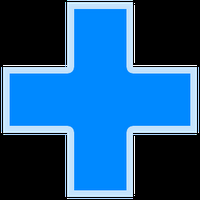
#> input picture bixi_vision/src/bixi_vision/image/bluecross.png, 200 x 200 px
$ python cross_detector.py   (older library calls are emulated)
#> lines starting #> are read from the running program, lines starting #| are printed output that depends on the picture; after the words box and inside, x2 and y2 are one past the last pixel; in counts of white or black regions, pixels touching at a corner belong together
#> further down, img is the input picture: shape (200, 200, 3); mean B, G, R 140.3, 88.9, 29.2
### bixi_vision/src/bixi_vision/cv_utils.py
#! /usr/bin/env python
""" utility function for object detection
author: ren ye
changelog:
(2017-01-29) init
"""

import cv2
import numpy as np

# calibrated by palette
lower_red1 = np.array([0, 90, 90])
upper_red1 = np.array([25, 255, 255])
lower_red2 = np.array([175, 90, 90])
upper_red2 = np.array([255, 255, 255])
lower_blue = np.array([85, 90, 90])
upper_blue = np.array([130, 255, 255])
lower_green = np.array([25, 50, 75])
upper_green = np.array([75, 255, 255])


# void function for edge detector
def nothing(x):
    pass


# #### canny edge function ####
def canny_masking(hsv_mask, threshold1=100, threshold2=200, is_dynamic=False):
    """ take a mask and return an edge """
    if is_dynamic:  # with track bar
        # create trackbar on the window
        canny_hough_trackwindow(threshold1, threshold2)
        while (1):
            threshold1 = cv2.getTrackbarPos('Th_min', 'edge')
            threshold2 = cv2.getTrackbarPos('Th_max', 'edge')
            # find canny edge
            mask = cv2.Canny(hsv_mask, threshold1, threshold2,
                             L2gradient=True)
            # show the edge
            cv2.imshow("edge", mask)
            k = cv2.waitKey(1) & 0xFF
            if k == 27:
                break
    else:  # with predefined thresholds
        mask = cv2.Canny(hsv_mask, threshold1, threshold2,
                         L2gradient=True)
    return mask, threshold1, threshold2


# [99 lines left out: function hough_line_detection, not called in this run]


def canny_hough_trackwindow(threshold1=None, threshold2=None,
                            thresholdHough=None, minLineLength=None,
                            maxLineGap=None):
    """create track window for canny and hough"""
    # debugging use for user to dynamic change the thresholds
    if threshold1 is None:
        threshold1 = 100
    if threshold2 is None:
        threshold2 = 200
    if thresholdHough is None:
        thresholdHough = 40
    if minLineLength is None:
        minLineLength = 10
    if maxLineGap is None:
        maxLineGap = 5

    cv2.namedWindow("edge")
    cv2.createTrackbar('Th_min', 'edge', threshold1, 255, nothing)
    cv2.createTrackbar('Th_max', 'edge', threshold2, 255, nothing)
    cv2.createTrackbar('Th_Hough', 'edge', thresholdHough, 200, nothing)
    cv2.createTrackbar('min_Linelength_Hough', 'edge', minLineLength,
                       200, nothing)
    cv2.createTrackbar('max_Linegap', 'edge', maxLineGap, 100, nothing)


# #### hsv ####
def hsv_trackwindow(colorname="blue"):
    """ tracked window for hsv thresholding """

    # convert to hsv and do color filtering
    cv2.namedWindow("hsv")
    if colorname == 'blue':
        cv2.createTrackbar('Hl', 'hsv', lower_blue[0], 255, nothing)
        cv2.createTrackbar('Hu', 'hsv', upper_blue[0], 255, nothing)
        cv2.createTrackbar('Sl', 'hsv', lower_blue[1], 255, nothing)
        cv2.createTrackbar('Su', 'hsv', upper_blue[1], 255, nothing)
        cv2.createTrackbar('Vl', 'hsv', lower_blue[2], 255, nothing)
        cv2.createTrackbar('Vu', 'hsv', upper_blue[2], 255, nothing)
    elif colorname == 'red':
        cv2.createTrackbar('Hl', 'hsv', lower_red1[0], 255, nothing)
        cv2.createTrackbar('Hu', 'hsv', upper_red1[0], 255, nothing)
        cv2.createTrackbar('Sl', 'hsv', lower_red1[1], 255, nothing)
        cv2.createTrackbar('Su', 'hsv', upper_red1[1], 255, nothing)
        cv2.createTrackbar('Vl', 'hsv', lower_red1[2], 255, nothing)
        cv2.createTrackbar('Vu', 'hsv', upper_red1[2], 255, nothing)
    elif colorname == 'green':
        cv2.createTrackbar('Hl', 'hsv', lower_green[0], 255, nothing)
        cv2.createTrackbar('Hu', 'hsv', upper_green[0], 255, nothing)
        cv2.createTrackbar('Sl', 'hsv', lower_green[1], 255, nothing)
        cv2.createTrackbar('Su', 'hsv', upper_green[1], 255, nothing)
        cv2.createTrackbar('Vl', 'hsv', lower_green[2], 255, nothing)
        cv2.createTrackbar('Vu', 'hsv', upper_green[2], 255, nothing)


def hsv_masking(img, colorname="blue", is_dynamic=False):
    """ masking color image by color """
#> called with colorname = 'blue', is_dynamic = True

    # convert from BGR to HSV
    img_hsv = cv2.cvtColor(img, cv2.COLOR_BGR2HSV)
#> img_hsv: shape (200, 200, 3); mean H, S, V 56.7, 111.2, 140.3
    if is_dynamic:  # with trackbar
        hsv_trackwindow(colorname)
        while (1):
            hsv_mask = cv2.inRange(img_hsv,
                                   np.array([cv2.getTrackbarPos('Hl', 'hsv'),
                                             cv2.getTrackbarPos('Sl', 'hsv'),
                                             cv2.getTrackbarPos('Vl', 'hsv')]),
                                   np.array([cv2.getTrackbarPos('Hu', 'hsv'),
                                             cv2.getTrackbarPos('Su', 'hsv'),
                                             cv2.getTrackbarPos('Vu', 'hsv')]))
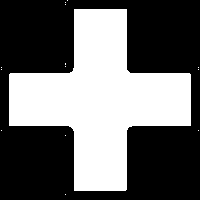
#> hsv_mask: shape (200, 200); 41.3% white; 14 white regions (13 under 20 px), largest, box (x1, y1, x2, y2) and area: (9, 9, 191, 191) 16516

            cv2.imshow("hsv", hsv_mask)
            k = cv2.waitKey(1) & 0xFF
#> (key Esc is pressed here)
#> in canny_masking, `mask = cv2.Canny(hsv_mask, threshold1, threshold2, L2gradient=True)`:
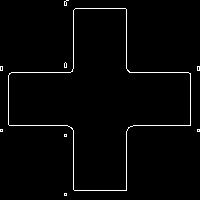
#> mask: shape (200, 200); 2% white in thin lines or dots
#> (key Esc is pressed here)
            if k == 27:
                break
    else:  # predefined color
        if colorname == "blue":
            hsv_mask = cv2.inRange(img_hsv, lower_blue, upper_blue)
        elif colorname == "green":
            hsv_mask = cv2.inRange(img_hsv, lower_green, upper_green)
        elif colorname == "red":
            hsv_mask = cv2.inRange(img_hsv, lower_red1, upper_red1) + \
                cv2.inRange(img_hsv, lower_red2, upper_red2)
        cv2.imshow("hsv", hsv_mask)
    return hsv_mask


# #### contour detector ####
def find_contour(img, mask, is_max=True):
    """ find contours and moments for the edge """
#> called with is_max = True
    # find all contours
    hierarchy, contours, _ = cv2.findContours(mask.copy(), cv2.RETR_EXTERNAL,
                                              cv2.CHAIN_APPROX_SIMPLE)
#> contours = 9 contours, 8 with area under 20; largest, box (x1, y1, x2, y2) and area: (8, 8, 191, 191) 16516

    # save the moments
    features = {"area": list(),
                "arclength": list(),
                "M": list(),
                "mass_center": list(),
                "aspect_ratio": list(),
                "rect_area": list(),
                "extent": list(),
                "circle_center": list(),
                "solidity": list()}
    for i, cnt in enumerate(contours):
        print 'no: ', i
        # area and perimeter
        features["area"].append(cv2.contourArea(cnt))
        print 'area: ', features["area"][i]
        features["arclength"].append(cv2.arcLength(cnt, True))
        print 'arc length: ', features["arclength"][i]
        # centroid
        features["M"].append(cv2.moments(cnt))
        centroid_x = int(features["M"][i]['m10'] / features["M"][i]['m00'])
        centroid_y = int(features["M"][i]['m01'] / features["M"][i]['m00'])
        features["mass_center"].append((centroid_x, centroid_y))
        print 'centroid: ', features["mass_center"][i]
        # draw the mass center
        cv2.circle(img, features["mass_center"][i], 1, (0, 0, 255), -1)
        # aspect ratio
        rect = cv2.minAreaRect(cnt)
        (x, y), (w, h), angle = rect
        features["aspect_ratio"].append(float(w) / h)
        print 'aspect ratio: ', features["aspect_ratio"][i]
        # extent
        features["rect_area"].append(w * h)
        features["extent"].append(features["area"][i] /
                                  features["rect_area"][i])
        print "extent: ", features["extent"]
        box = cv2.boxPoints(rect)
        box = np.int0(box)
        # draw min area rect
        # cv2.drawContours(img, [box], 0, (0, 0, 255), 1)
        # mimimum enclosing circle
        (x, y), radius = cv2.minEnclosingCircle(cnt)
        center = (int(x), int(y))
        features["circle_center"].append(center)
        radius = int(radius)
        print 'circle_center: ', features["circle_center"][i]
        # draw min enclosing circle
        cv2.circle(img, center, 1, (255, 0, 255), -1)
        # cv2.circle(img, center, radius, (255, 0, 255), 1)
        # solidity
        hull = cv2.convexHull(cnt)
        hull_area = cv2.contourArea(hull)
        hull_m = cv2.moments(hull)
        hull_x = int(hull_m['m10'] / hull_m['m00'])
        hull_y = int(hull_m['m01'] / hull_m['m00'])
        features["solidity"].append(float(features["area"][i]) / hull_area)
        print 'hull center: ', (hull_x, hull_y)
        print 'solidity: ', features["solidity"][i]
        cv2.drawContours(img, [hull], 0, [0, 255, 0], 1)
        cv2.circle(img, (hull_x, hull_y), 1, (0, 255, 0), -1)

        # orientation
        ellipse = cv2.fitEllipse(cnt)
        (x, y), (MA, ma), angle = ellipse
        print 'orientation: ', angle
        print 'ellipse center: ', (x, y)
        # draw boundign ellipse
        cv2.ellipse(img, ellipse, (0, 0, 255), 1)
        cv2.circle(img, (int(x), int(y)), 1, (0, 0, 255), -1)

        cv2.imshow("image", img)
#> this loop made 1 pass
#> (cnt, centroid_x, centroid_y, w, h) on pass 1: ([[64, 193], [64, 195], [66, 195], [66, 193]], 65, 194, 2, 2)
#| no:  0
#| area:  4.0
#| arc length:  8.0
#| centroid:  (65, 194)
#| aspect ratio:  1.0
#| extent:  [1.0]
#| circle_center:  (65, 194)
#| hull center:  (65, 194)
#| solidity:  1.0
#> img: shape (200, 200, 3); 0.02% of pixels changed, all inside (x1, y1, x2, y2) = (64, 193, 67, 196)
    if is_max:
        return features, np.argmax(features["area"])
    else:
        return features, len(features)


# [76 lines left out: functions find_good_keypoint, find_orb_keypoint, kpt_trackwindow, cal_direction, not called in this run]

### bixi_vision/src/bixi_vision/cross_detector.py
#! /usr/bin/env python
""" detect cross printed on the bottom of box
author: ren ye
changelog:
(2017-01-29) init
"""

import cv2
# import numpy as np
from cv_utils import *


# ## main ##
# picture folder
image_path = "image/bluecross.png"

# #### load picture ####
img = cv2.imread(image_path, 1)
threshold1 = 100
threshold2 = 200
thresholdHough = 40
minLineLength = 6
maxLineGap = 5

hsv_mask = hsv_masking(img, is_dynamic=True)
mask, _, _ = canny_masking(hsv_mask, is_dynamic=True)

# calculate the area of the cross and the area of the bounding rect
#> (the run stopped early here; a loop or call above may not have finished)

$ run again, with bixi_vision/src/bixi_vision/image/arrow.png copied over bixi_vision/src/bixi_vision/image/bluecross.png
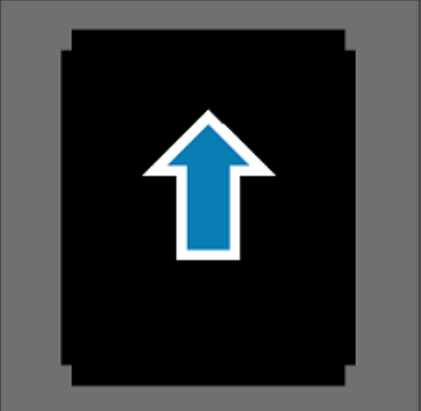
#> input picture bixi_vision/src/bixi_vision/image/arrow.png, 421 x 411 px
#> img is the input picture: shape (411, 421, 3); mean B, G, R 56.5, 54.8, 51.2
#> img_hsv: shape (411, 421, 3); mean H, S, V 3.5, 7.4, 56.5
#> in hsv_masking, `hsv_mask = cv2.inRange(img_hsv, np.array([cv2.getTrackbarPos('Hl', 'hs..`:
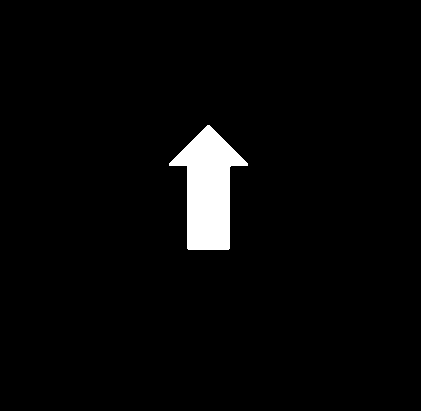
#> hsv_mask: shape (411, 421); 3.1% white; 1 white region, box (x1, y1, x2, y2) and area: (169, 125, 248, 250) 5368
#> mask: shape (411, 421); 0.23% white in thin lines or dots, all inside (x1, y1, x2, y2) = (168, 124, 248, 250)
#> contours = 1 contour; box (x1, y1, x2, y2) and area: (168, 124, 248, 250) 5368
#> the loop in find_contour, `for i, cnt in enumerate(contours):` made 1 pass
#> (centroid_x, centroid_y, rect, w, h) on pass 1: (207, 188, ((202.6, 187.6), (126.6, 77.46), -77.91), 126.6, 77.46)
#> (printed output is left out)
#> pass 1, in find_contour, `cv2.imshow("image", img)`:
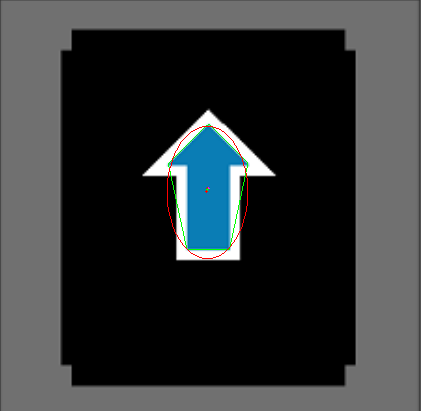
#> window 'image': shape (411, 421, 3); mean B, G, R 55.9, 54.6, 51.2

$ run again, with bixi_vision/src/bixi_vision/image/blue_right.png copied over bixi_vision/src/bixi_vision/image/bluecross.png
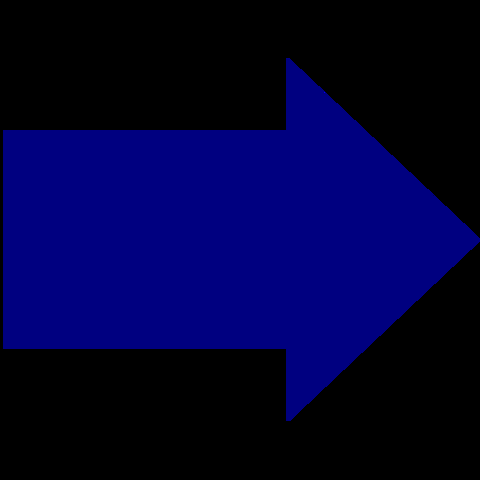
#> input picture bixi_vision/src/bixi_vision/image/blue_right.png, 480 x 480 px
#> img is the input picture: shape (480, 480, 3); mean B, G, R 54.5, 0, 0
#> img_hsv: shape (480, 480, 3); mean H, S, V 51.1, 108.7, 54.5
#> in hsv_masking, `hsv_mask = cv2.inRange(img_hsv, np.array([cv2.getTrackbarPos('Hl', 'hs..`:
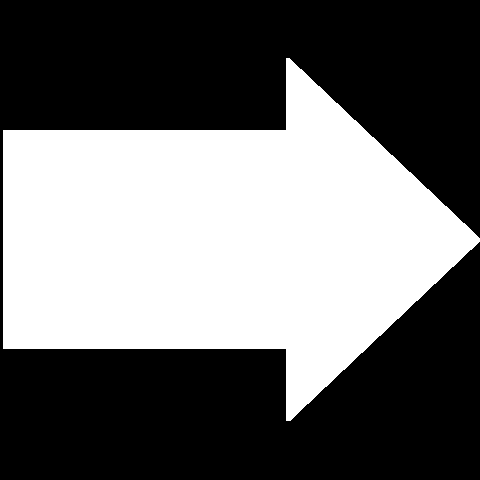
#> hsv_mask: shape (480, 480); 42.6% white; 1 white region, box (x1, y1, x2, y2) and area: (3, 58, 480, 421) 98180
#> mask: shape (480, 480); 0.72% white in thin lines or dots, all inside (x1, y1, x2, y2) = (2, 57, 480, 421)
#> contours = 1 contour; box (x1, y1, x2, y2) and area: (2, 57, 480, 421) 338
#> the loop in find_contour, `for i, cnt in enumerate(contours):` made 1 pass
#> (centroid_x, centroid_y, rect, w, h) on pass 1: (383, 239, ((230.9, 224.2), (352.3, 489.6), -75.73), 352.3, 489.6)
#> (printed output is left out)
#> pass 1, in find_contour, `cv2.imshow("image", img)`:
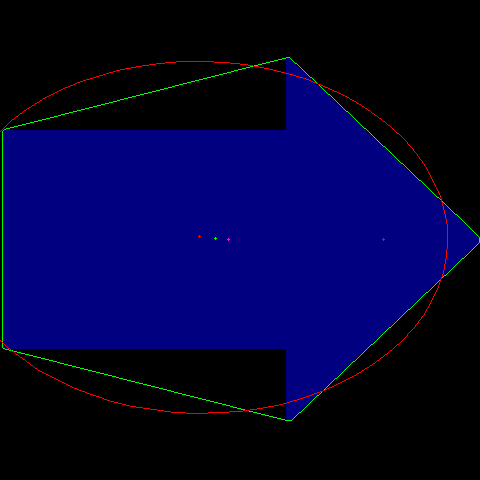
#> window 'image': shape (480, 480, 3); mean B, G, R 54.5, 1.3, 1.1
